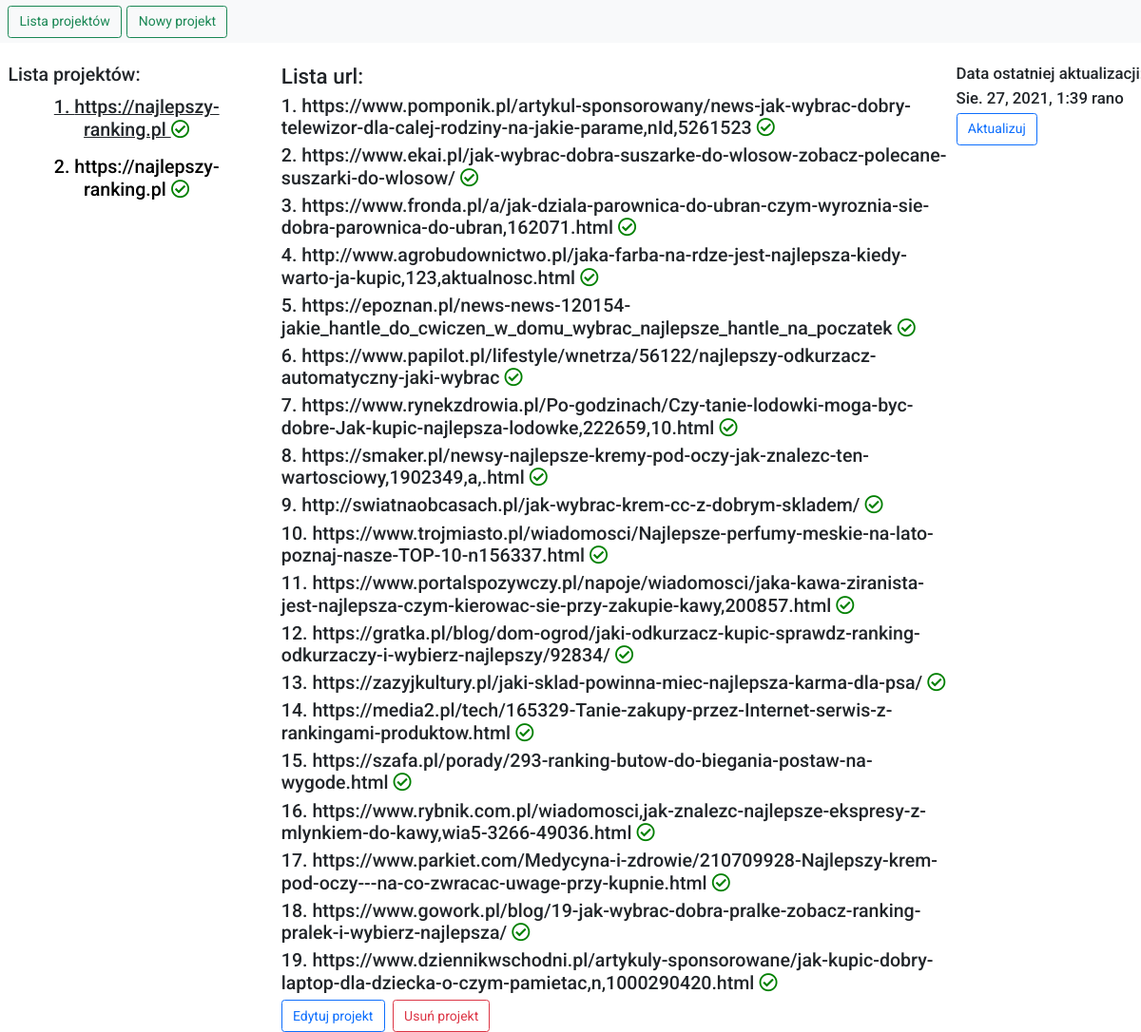
The app's page /, older data.
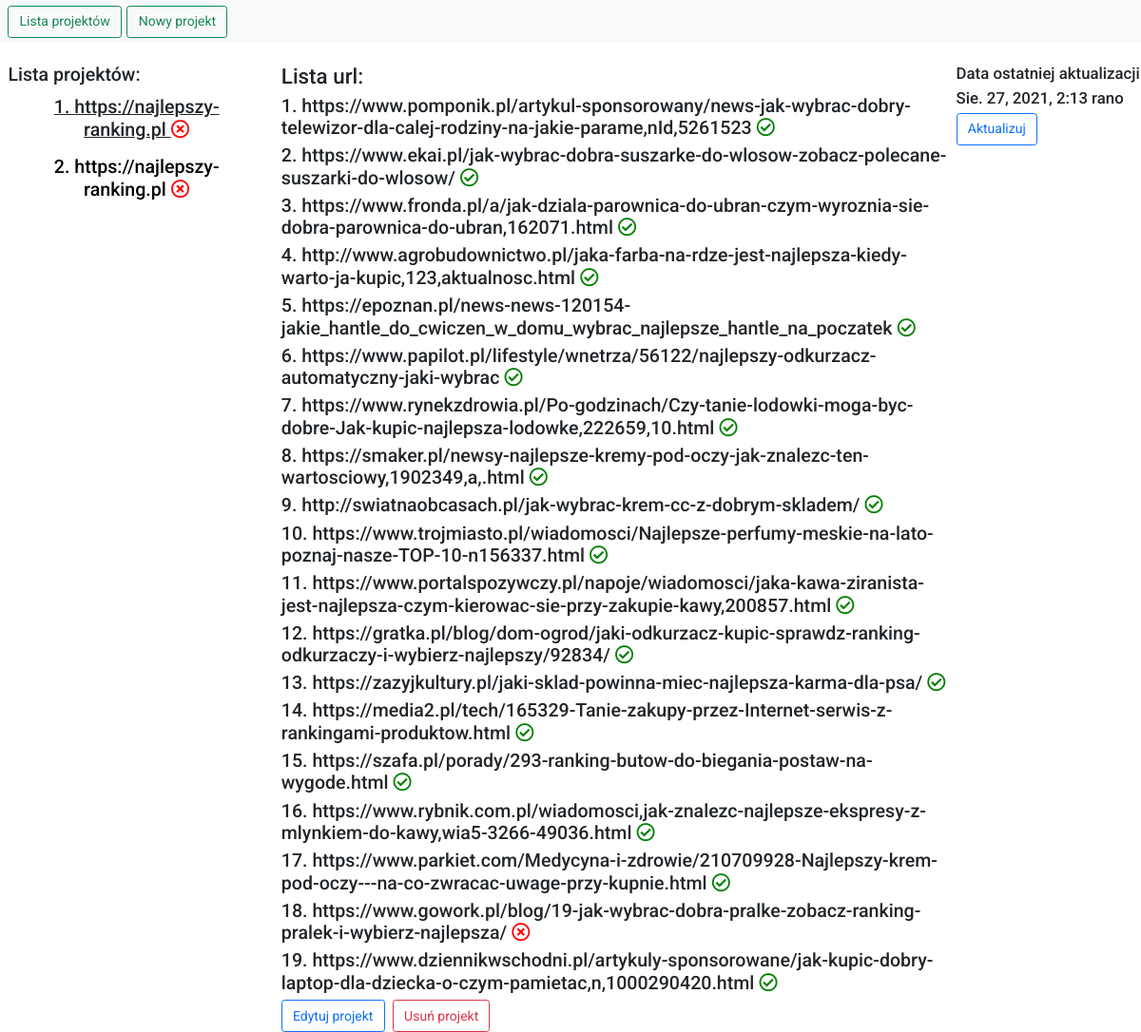
The same page, newer data.
### link_checker/models.py (models this page shows, shortened)
class Project(models.Model):
    title = models.CharField(max_length=2000)
    links_ok = models.BooleanField(null=True, blank=True)

class URL(models.Model):
    urls = models.CharField(max_length=2000)
    links_ok = models.BooleanField(null=True, blank=True)
    project = models.ForeignKey(Project, on_delete=models.CASCADE, related_name='related_urls')

class Date(models.Model):
    time_of_update = models.DateTimeField()

### link_checker/views.py (the view)
# urls.py: path('', index, name='index'),
def index(request):
    project_urls = []
    all_projects = Project.objects.all().values_list()
    check_list = all_projects.exists()
    if all_projects:
        first_project_id = all_projects[0][0]
        test = first_project_id - len(all_projects) + 3
        projects_name = Project.objects.get(id=first_project_id) #choose first item from list
        project_urls = projects_name.related_urls.all()
        projects_names = list(Project.objects.all())
        selected_project = 1
        try:
            all_dates = Date.objects.all()
            update_time = all_dates[0]
        except:
            update_time = None
    else:
        projects_names = []
        first_project_id = 0
        update_time = None
        selected_project = None
    return render(request, 'index.html', {'projects_names': projects_names, 'project_urls': project_urls, 'selected_id': first_project_id, 'selected_project': selected_project, 'update_time': update_time})

### templates/index.html (shortened to what this page needs)
{% extends 'main.html' %}
{% block content %}
    <div class="panel">
        <div class="row">
            <div class="col-3 p-0 px-4 panel-left">
                <h3>Lista projektów:</h3>
                {% for project in projects_names %}
                    {% if forloop.counter is selected_project %}
                        {% if project.links_ok%}
                                <a href="{% url 'load_project' project.id %}" class="btn" style="text-decoration: underline"> <h3>{{ forloop.counter }}. {{project.title}} <i class="far fa-check-circle" style="color:green"></i></h3></a><br>
                            {% else %}
                                 <a href="{% url 'load_project' project.id %}" class="btn" style="text-decoration: underline"> <h3>{{ forloop.counter }}. {{project.title}} <i class="far fa-times-circle" style="color:red"></i></h3></a><br>
                            {% endif %}
                    {% else %}
                            {% if project.links_ok%}
                                <a href="{% url 'load_project' project.id %}" class="btn" style="color:black"> <h3>{{ forloop.counter }}. {{project.title}} <i class="far fa-check-circle" style="color:green"></i></h3></a><br>
                            {% else %}
                                 <a href="{% url 'load_project' project.id %}" class="btn" style="color:black"> <h3>{{ forloop.counter }}. {{project.title}} <i class="far fa-times-circle" style="color:red"></i></h3></a><br>
                            {% endif %}
                    {% endif %}
                {% empty %}
                    <h3>Brak projektów bazie danych</h3>
                {% endfor %}
            </div>
            <div class="col-7 p-0 panel-mid">
                  <h2>Lista url:</h2>
                {% for url in project_urls %}
                    {% if url.links_ok %}
                        <h3>{{ forloop.counter }}. {{url.urls}} <i class="far fa-check-circle" style="color:green"></i></h3>
                    {% else %}
                        <h3>{{ forloop.counter }}. {{url.urls}} <i class="far fa-times-circle" style="color:red"></i></h3>
                    {% endif %}
                {% empty %}
                     <h3>Brak linków dla projektu</h3>
                {% endfor %}
                <a href="{% url 'update_project' selected_id %}" class="btn btn-outline-primary me-2 btn-lg">Edytuj projekt</a>
                <a href="{% url 'delete_project' selected_id %}" class="btn btn-outline-danger me-2 btn-lg">Usuń projekt</a>
                <br>
            </div>
            <div class="col-2 p-0 panel-right">
                <h4>Data ostatniej aktualizacji: </h4>
                {% if update_time %}
                    <h4>{{ update_time.time_of_update }}</h4>
                {% else %}
                    <h4>Brak danych</h4>
                {% endif %}
                <a href="{% url 'check_url' %}" class="btn btn-outline-primary me-2 btn-lg">Aktualizuj</a>
            </div>
        </div>
    </div>
{% endblock %}

### templates/main.html (shortened to what this page needs)
{% load static %}
<!doctype html>
<html lang="en">
<head>
    <link href="https://cdn.jsdelivr.net/npm/bootstrap@5.1.0/dist/css/bootstrap.min.css" rel="stylesheet">
    <link rel="stylesheet" href="{% static 'main.css' %}">
    <link rel="stylesheet" href="https://use.fontawesome.com/releases/v5.15.2/css/all.css">
</head>
<body>
<nav class="navbar fixed-top navbar-light bg-light">
  <form class="container-fluid justify-content-start">
      <a href="{% url 'index' %}" class="btn btn-outline-success me-2 btn-lg">Lista projektów</a>
      <a href="{% url 'new_project' %}" class="btn btn-outline-success me-2 btn-lg">Nowy projekt</a>
  </form>
</nav>
    <br>
    <br>
    <br>
    <br>
    {% block content %}
    {% endblock %}
</body>
</html>

### static/main.css (style rules this page uses)
body { font-family: 'Roboto', sans-serif; }
* { box-sizing: border-box; margin: 0; padding: 0; }
html { font-size: 70%; scroll-behavior: smooth; }

Row changes from the older to the newer data that the page shows:
changed Project (number 1 of 2 on the later page): links_ok True → False (drawn)
changed Project (number 2 of 2 on the later page): links_ok True → False (drawn)
changed URL (number 18 of 19 on the later page): links_ok True → False (drawn)
changed Date: time_of_update "Sie. 27, 2021, 1:39 rano" → "Sie. 27, 2021, 2:13 rano"
